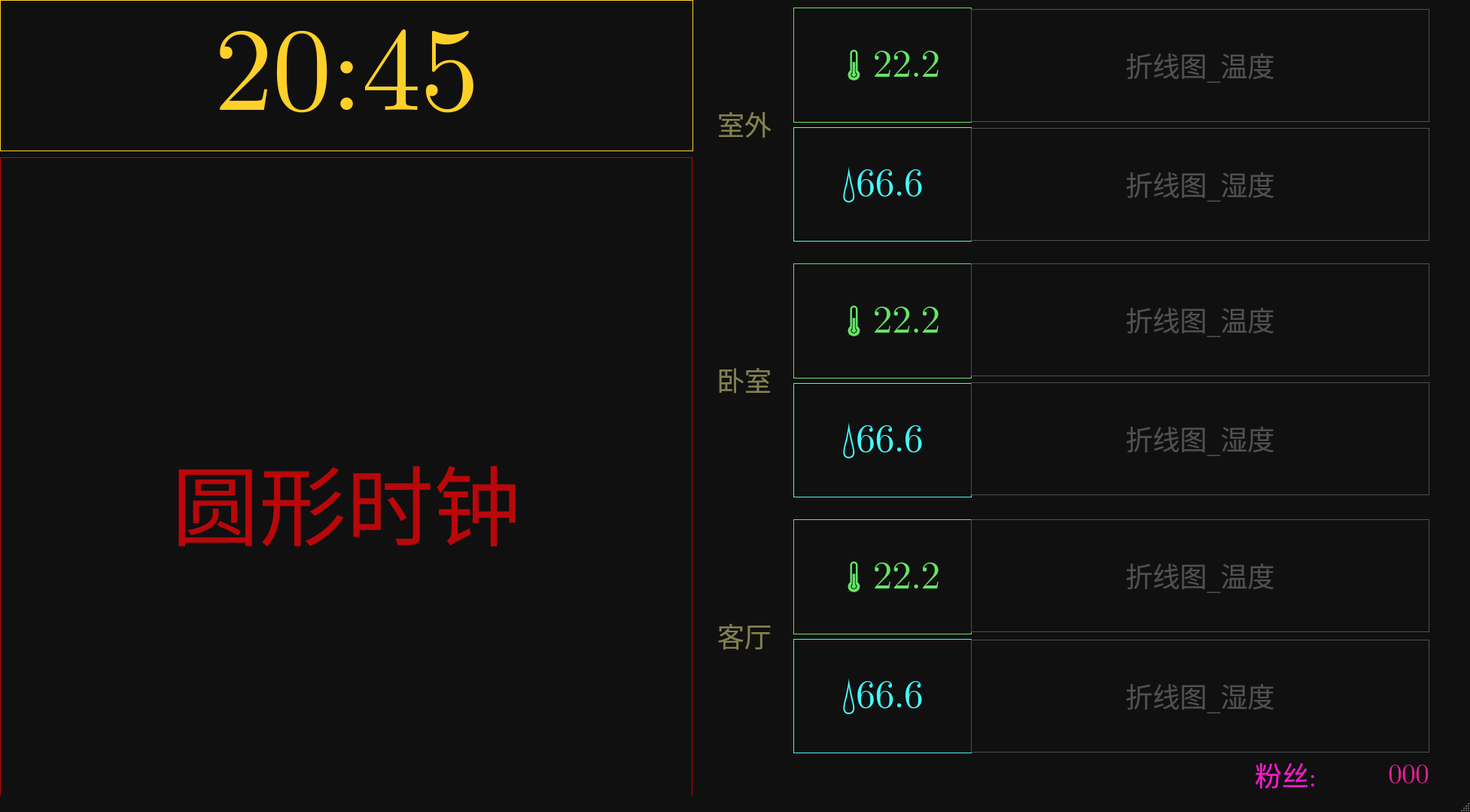
<?xml version="1.0" encoding="UTF-8"?>
<ui version="4.0">
 <class>MainWindow</class>
 <widget class="QMainWindow" name="MainWindow">
  <property name="geometry">
   <rect>
    <x>0</x>
    <y>0</y>
    <width>1953</width>
    <height>1079</height>
   </rect>
  </property>
  <property name="palette">
   <palette>
    <active>
     <colorrole role="Base">
      <brush brushstyle="SolidPattern">
       <color alpha="255">
        <red>255</red>
        <green>255</green>
        <blue>255</blue>
       </color>
      </brush>
     </colorrole>
     <colorrole role="Window">
      <brush brushstyle="SolidPattern">
       <color alpha="255">
        <red>16</red>
        <green>16</green>
        <blue>16</blue>
       </color>
      </brush>
     </colorrole>
    </active>
    <inactive>
     <colorrole role="Base">
      <brush brushstyle="SolidPattern">
       <color alpha="255">
        <red>255</red>
        <green>255</green>
        <blue>255</blue>
       </color>
      </brush>
     </colorrole>
     <colorrole role="Window">
      <brush brushstyle="SolidPattern">
       <color alpha="255">
        <red>16</red>
        <green>16</green>
        <blue>16</blue>
       </color>
      </brush>
     </colorrole>
    </inactive>
    <disabled>
     <colorrole role="Base">
      <brush brushstyle="SolidPattern">
       <color alpha="255">
        <red>16</red>
        <green>16</green>
        <blue>16</blue>
       </color>
      </brush>
     </colorrole>
     <colorrole role="Window">
      <brush brushstyle="SolidPattern">
       <color alpha="255">
        <red>16</red>
        <green>16</green>
        <blue>16</blue>
       </color>
      </brush>
     </colorrole>
    </disabled>
   </palette>
  </property>
  <property name="font">
   <font>
    <family>Segoe UI Emoji</family>
   </font>
  </property>
  <property name="windowTitle">
   <string>MainWindow</string>
  </property>
  <property name="styleSheet">
   <string notr="true"/>
  </property>
  <widget class="QWidget" name="centralwidget">
   <widget class="QLabel" name="label_clock">
    <property name="geometry">
     <rect>
      <x>0</x>
      <y>209</y>
      <width>920</width>
      <height>920</height>
     </rect>
    </property>
    <property name="palette">
     <palette>
      <active>
       <colorrole role="WindowText">
        <brush brushstyle="SolidPattern">
         <color alpha="255">
          <red>185</red>
          <green>7</green>
          <blue>10</blue>
         </color>
        </brush>
       </colorrole>
      </active>
      <inactive>
       <colorrole role="WindowText">
        <brush brushstyle="SolidPattern">
         <color alpha="255">
          <red>185</red>
          <green>7</green>
          <blue>10</blue>
         </color>
        </brush>
       </colorrole>
      </inactive>
      <disabled>
       <colorrole role="WindowText">
        <brush brushstyle="SolidPattern">
         <color alpha="255">
          <red>120</red>
          <green>120</green>
          <blue>120</blue>
         </color>
        </brush>
       </colorrole>
      </disabled>
     </palette>
    </property>
    <property name="font">
     <font>
      <family>Segoe UI Emoji</family>
      <pointsize>87</pointsize>
     </font>
    </property>
    <property name="styleSheet">
     <string notr="true"/>
    </property>
    <property name="frameShape">
     <enum>QFrame::Panel</enum>
    </property>
    <property name="text">
     <string>圆形时钟</string>
    </property>
    <property name="alignment">
     <set>Qt::AlignCenter</set>
    </property>
   </widget>
   <widget class="QLabel" name="label_clock_num">
    <property name="geometry">
     <rect>
      <x>0</x>
      <y>0</y>
      <width>921</width>
      <height>201</height>
     </rect>
    </property>
    <property name="palette">
     <palette>
      <active>
       <colorrole role="WindowText">
        <brush brushstyle="SolidPattern">
         <color alpha="255">
          <red>255</red>
          <green>208</green>
          <blue>39</blue>
         </color>
        </brush>
       </colorrole>
      </active>
      <inactive>
       <colorrole role="WindowText">
        <brush brushstyle="SolidPattern">
         <color alpha="255">
          <red>255</red>
          <green>208</green>
          <blue>39</blue>
         </color>
        </brush>
       </colorrole>
      </inactive>
      <disabled>
       <colorrole role="WindowText">
        <brush brushstyle="SolidPattern">
         <color alpha="255">
          <red>120</red>
          <green>120</green>
          <blue>120</blue>
         </color>
        </brush>
       </colorrole>
      </disabled>
     </palette>
    </property>
    <property name="font">
     <font>
      <family>Segoe UI Emoji</family>
      <pointsize>116</pointsize>
     </font>
    </property>
    <property name="styleSheet">
     <string notr="true"/>
    </property>
    <property name="frameShape">
     <enum>QFrame::Box</enum>
    </property>
    <property name="text">
     <string>20:45</string>
    </property>
    <property name="alignment">
     <set>Qt::AlignCenter</set>
    </property>
   </widget>
   <widget class="QWidget" name="horizontalLayoutWidget">
    <property name="geometry">
     <rect>
      <x>930</x>
      <y>10</y>
      <width>361</width>
      <height>311</height>
     </rect>
    </property>
    <layout class="QHBoxLayout" name="horizontalLayout_1" stretch="2,4">
     <item>
      <widget class="QLabel" name="label_STR_1">
       <property name="palette">
        <palette>
         <active>
          <colorrole role="WindowText">
           <brush brushstyle="SolidPattern">
            <color alpha="255">
             <red>130</red>
             <green>130</green>
             <blue>80</blue>
            </color>
           </brush>
          </colorrole>
         </active>
         <inactive>
          <colorrole role="WindowText">
           <brush brushstyle="SolidPattern">
            <color alpha="255">
             <red>130</red>
             <green>130</green>
             <blue>80</blue>
            </color>
           </brush>
          </colorrole>
         </inactive>
         <disabled>
          <colorrole role="WindowText">
           <brush brushstyle="SolidPattern">
            <color alpha="255">
             <red>120</red>
             <green>120</green>
             <blue>120</blue>
            </color>
           </brush>
          </colorrole>
         </disabled>
        </palette>
       </property>
       <property name="font">
        <font>
         <family>Segoe UI Emoji</family>
         <pointsize>27</pointsize>
        </font>
       </property>
       <property name="styleSheet">
        <string notr="true"/>
       </property>
       <property name="frameShape">
        <enum>QFrame::NoFrame</enum>
       </property>
       <property name="text">
        <string>室外</string>
       </property>
       <property name="alignment">
        <set>Qt::AlignCenter</set>
       </property>
      </widget>
     </item>
     <item>
      <layout class="QVBoxLayout" name="verticalLayout">
       <item>
        <widget class="QLabel" name="label_TNUM_1">
         <property name="palette">
          <palette>
           <active>
            <colorrole role="WindowText">
             <brush brushstyle="SolidPattern">
              <color alpha="255">
               <red>100</red>
               <green>230</green>
               <blue>100</blue>
              </color>
             </brush>
            </colorrole>
           </active>
           <inactive>
            <colorrole role="WindowText">
             <brush brushstyle="SolidPattern">
              <color alpha="255">
               <red>100</red>
               <green>230</green>
               <blue>100</blue>
              </color>
             </brush>
            </colorrole>
           </inactive>
           <disabled>
            <colorrole role="WindowText">
             <brush brushstyle="SolidPattern">
              <color alpha="255">
               <red>120</red>
               <green>120</green>
               <blue>120</blue>
              </color>
             </brush>
            </colorrole>
           </disabled>
          </palette>
         </property>
         <property name="font">
          <font>
           <family>Segoe UI Emoji</family>
           <pointsize>38</pointsize>
          </font>
         </property>
         <property name="styleSheet">
          <string notr="true"/>
         </property>
         <property name="frameShape">
          <enum>QFrame::Box</enum>
         </property>
         <property name="text">
          <string> 🌡22.2</string>
         </property>
         <property name="alignment">
          <set>Qt::AlignCenter</set>
         </property>
        </widget>
       </item>
       <item>
        <widget class="QLabel" name="label_HNUM_1">
         <property name="palette">
          <palette>
           <active>
            <colorrole role="WindowText">
             <brush brushstyle="SolidPattern">
              <color alpha="255">
               <red>65</red>
               <green>250</green>
               <blue>250</blue>
              </color>
             </brush>
            </colorrole>
           </active>
           <inactive>
            <colorrole role="WindowText">
             <brush brushstyle="SolidPattern">
              <color alpha="255">
               <red>65</red>
               <green>250</green>
               <blue>250</blue>
              </color>
             </brush>
            </colorrole>
           </inactive>
           <disabled>
            <colorrole role="WindowText">
             <brush brushstyle="SolidPattern">
              <color alpha="255">
               <red>120</red>
               <green>120</green>
               <blue>120</blue>
              </color>
             </brush>
            </colorrole>
           </disabled>
          </palette>
         </property>
         <property name="font">
          <font>
           <family>Segoe UI Emoji</family>
           <pointsize>38</pointsize>
          </font>
         </property>
         <property name="styleSheet">
          <string notr="true"/>
         </property>
         <property name="frameShape">
          <enum>QFrame::Box</enum>
         </property>
         <property name="text">
          <string>💧66.6</string>
         </property>
         <property name="alignment">
          <set>Qt::AlignCenter</set>
         </property>
        </widget>
       </item>
      </layout>
     </item>
    </layout>
   </widget>
   <widget class="QWidget" name="horizontalLayoutWidget_2">
    <property name="geometry">
     <rect>
      <x>930</x>
      <y>350</y>
      <width>361</width>
      <height>311</height>
     </rect>
    </property>
    <layout class="QHBoxLayout" name="horizontalLayout_3" stretch="2,4">
     <item>
      <widget class="QLabel" name="label_STR_2">
       <property name="palette">
        <palette>
         <active>
          <colorrole role="WindowText">
           <brush brushstyle="SolidPattern">
            <color alpha="255">
             <red>130</red>
             <green>130</green>
             <blue>80</blue>
            </color>
           </brush>
          </colorrole>
         </active>
         <inactive>
          <colorrole role="WindowText">
           <brush brushstyle="SolidPattern">
            <color alpha="255">
             <red>130</red>
             <green>130</green>
             <blue>80</blue>
            </color>
           </brush>
          </colorrole>
         </inactive>
         <disabled>
          <colorrole role="WindowText">
           <brush brushstyle="SolidPattern">
            <color alpha="255">
             <red>120</red>
             <green>120</green>
             <blue>120</blue>
            </color>
           </brush>
          </colorrole>
         </disabled>
        </palette>
       </property>
       <property name="font">
        <font>
         <family>Segoe UI Emoji</family>
         <pointsize>27</pointsize>
        </font>
       </property>
       <property name="styleSheet">
        <string notr="true"/>
       </property>
       <property name="frameShape">
        <enum>QFrame::NoFrame</enum>
       </property>
       <property name="text">
        <string>卧室</string>
       </property>
       <property name="alignment">
        <set>Qt::AlignCenter</set>
       </property>
      </widget>
     </item>
     <item>
      <layout class="QVBoxLayout" name="verticalLayout_5">
       <item>
        <widget class="QLabel" name="label_TNUM_2">
         <property name="palette">
          <palette>
           <active>
            <colorrole role="WindowText">
             <brush brushstyle="SolidPattern">
              <color alpha="255">
               <red>100</red>
               <green>230</green>
               <blue>100</blue>
              </color>
             </brush>
            </colorrole>
           </active>
           <inactive>
            <colorrole role="WindowText">
             <brush brushstyle="SolidPattern">
              <color alpha="255">
               <red>100</red>
               <green>230</green>
               <blue>100</blue>
              </color>
             </brush>
            </colorrole>
           </inactive>
           <disabled>
            <colorrole role="WindowText">
             <brush brushstyle="SolidPattern">
              <color alpha="255">
               <red>120</red>
               <green>120</green>
               <blue>120</blue>
              </color>
             </brush>
            </colorrole>
           </disabled>
          </palette>
         </property>
         <property name="font">
          <font>
           <family>Segoe UI Emoji</family>
           <pointsize>38</pointsize>
          </font>
         </property>
         <property name="styleSheet">
          <string notr="true"/>
         </property>
         <property name="frameShape">
          <enum>QFrame::Box</enum>
         </property>
         <property name="text">
          <string> 🌡22.2</string>
         </property>
         <property name="alignment">
          <set>Qt::AlignCenter</set>
         </property>
        </widget>
       </item>
       <item>
        <widget class="QLabel" name="label_HNUM_2">
         <property name="palette">
          <palette>
           <active>
            <colorrole role="WindowText">
             <brush brushstyle="SolidPattern">
              <color alpha="255">
               <red>65</red>
               <green>250</green>
               <blue>250</blue>
              </color>
             </brush>
            </colorrole>
           </active>
           <inactive>
            <colorrole role="WindowText">
             <brush brushstyle="SolidPattern">
              <color alpha="255">
               <red>65</red>
               <green>250</green>
               <blue>250</blue>
              </color>
             </brush>
            </colorrole>
           </inactive>
           <disabled>
            <colorrole role="WindowText">
             <brush brushstyle="SolidPattern">
              <color alpha="255">
               <red>120</red>
               <green>120</green>
               <blue>120</blue>
              </color>
             </brush>
            </colorrole>
           </disabled>
          </palette>
         </property>
         <property name="font">
          <font>
           <family>Segoe UI Emoji</family>
           <pointsize>38</pointsize>
          </font>
         </property>
         <property name="styleSheet">
          <string notr="true"/>
         </property>
         <property name="frameShape">
          <enum>QFrame::Box</enum>
         </property>
         <property name="text">
          <string>💧66.6</string>
         </property>
         <property name="alignment">
          <set>Qt::AlignCenter</set>
         </property>
        </widget>
       </item>
      </layout>
     </item>
    </layout>
   </widget>
   <widget class="QLabel" name="label_chartT_1">
    <property name="geometry">
     <rect>
      <x>1290</x>
      <y>12</y>
      <width>609</width>
      <height>150</height>
     </rect>
    </property>
    <property name="palette">
     <palette>
      <active>
       <colorrole role="WindowText">
        <brush brushstyle="SolidPattern">
         <color alpha="255">
          <red>80</red>
          <green>80</green>
          <blue>80</blue>
         </color>
        </brush>
       </colorrole>
      </active>
      <inactive>
       <colorrole role="WindowText">
        <brush brushstyle="SolidPattern">
         <color alpha="255">
          <red>80</red>
          <green>80</green>
          <blue>80</blue>
         </color>
        </brush>
       </colorrole>
      </inactive>
      <disabled>
       <colorrole role="WindowText">
        <brush brushstyle="SolidPattern">
         <color alpha="255">
          <red>120</red>
          <green>120</green>
          <blue>120</blue>
         </color>
        </brush>
       </colorrole>
      </disabled>
     </palette>
    </property>
    <property name="font">
     <font>
      <family>Segoe UI Emoji</family>
      <pointsize>27</pointsize>
     </font>
    </property>
    <property name="styleSheet">
     <string notr="true"/>
    </property>
    <property name="frameShape">
     <enum>QFrame::Box</enum>
    </property>
    <property name="text">
     <string>折线图_温度</string>
    </property>
    <property name="alignment">
     <set>Qt::AlignCenter</set>
    </property>
   </widget>
   <widget class="QWidget" name="horizontalLayoutWidget_3">
    <property name="geometry">
     <rect>
      <x>1629</x>
      <y>1000</y>
      <width>321</width>
      <height>61</height>
     </rect>
    </property>
    <layout class="QHBoxLayout" name="horizontalLayout_2">
     <item>
      <widget class="QLabel" name="label_STR4">
       <property name="palette">
        <palette>
         <active>
          <colorrole role="WindowText">
           <brush brushstyle="SolidPattern">
            <color alpha="255">
             <red>253</red>
             <green>26</green>
             <blue>204</blue>
            </color>
           </brush>
          </colorrole>
         </active>
         <inactive>
          <colorrole role="WindowText">
           <brush brushstyle="SolidPattern">
            <color alpha="255">
             <red>253</red>
             <green>26</green>
             <blue>204</blue>
            </color>
           </brush>
          </colorrole>
         </inactive>
         <disabled>
          <colorrole role="WindowText">
           <brush brushstyle="SolidPattern">
            <color alpha="255">
             <red>120</red>
             <green>120</green>
             <blue>120</blue>
            </color>
           </brush>
          </colorrole>
         </disabled>
        </palette>
       </property>
       <property name="font">
        <font>
         <family>Segoe UI Emoji</family>
         <pointsize>27</pointsize>
        </font>
       </property>
       <property name="styleSheet">
        <string notr="true"/>
       </property>
       <property name="frameShape">
        <enum>QFrame::NoFrame</enum>
       </property>
       <property name="text">
        <string>粉丝:</string>
       </property>
       <property name="alignment">
        <set>Qt::AlignCenter</set>
       </property>
      </widget>
     </item>
     <item>
      <widget class="QLabel" name="label_up_fans">
       <property name="palette">
        <palette>
         <active>
          <colorrole role="WindowText">
           <brush brushstyle="SolidPattern">
            <color alpha="255">
             <red>230</red>
             <green>31</green>
             <blue>150</blue>
            </color>
           </brush>
          </colorrole>
         </active>
         <inactive>
          <colorrole role="WindowText">
           <brush brushstyle="SolidPattern">
            <color alpha="255">
             <red>230</red>
             <green>31</green>
             <blue>150</blue>
            </color>
           </brush>
          </colorrole>
         </inactive>
         <disabled>
          <colorrole role="WindowText">
           <brush brushstyle="SolidPattern">
            <color alpha="255">
             <red>120</red>
             <green>120</green>
             <blue>120</blue>
            </color>
           </brush>
          </colorrole>
         </disabled>
        </palette>
       </property>
       <property name="font">
        <font>
         <family>Segoe UI Emoji</family>
         <pointsize>27</pointsize>
        </font>
       </property>
       <property name="styleSheet">
        <string notr="true"/>
       </property>
       <property name="frameShape">
        <enum>QFrame::NoFrame</enum>
       </property>
       <property name="text">
        <string>000</string>
       </property>
       <property name="alignment">
        <set>Qt::AlignCenter</set>
       </property>
      </widget>
     </item>
    </layout>
   </widget>
   <widget class="QWidget" name="horizontalLayoutWidget_4">
    <property name="geometry">
     <rect>
      <x>930</x>
      <y>690</y>
      <width>361</width>
      <height>311</height>
     </rect>
    </property>
    <layout class="QHBoxLayout" name="horizontalLayout_4" stretch="2,4">
     <item>
      <widget class="QLabel" name="label_STR3">
       <property name="palette">
        <palette>
         <active>
          <colorrole role="WindowText">
           <brush brushstyle="SolidPattern">
            <color alpha="255">
             <red>130</red>
             <green>130</green>
             <blue>80</blue>
            </color>
           </brush>
          </colorrole>
         </active>
         <inactive>
          <colorrole role="WindowText">
           <brush brushstyle="SolidPattern">
            <color alpha="255">
             <red>130</red>
             <green>130</green>
             <blue>80</blue>
            </color>
           </brush>
          </colorrole>
         </inactive>
         <disabled>
          <colorrole role="WindowText">
           <brush brushstyle="SolidPattern">
            <color alpha="255">
             <red>120</red>
             <green>120</green>
             <blue>120</blue>
            </color>
           </brush>
          </colorrole>
         </disabled>
        </palette>
       </property>
       <property name="font">
        <font>
         <family>Segoe UI Emoji</family>
         <pointsize>27</pointsize>
        </font>
       </property>
       <property name="styleSheet">
        <string notr="true"/>
       </property>
       <property name="frameShape">
        <enum>QFrame::NoFrame</enum>
       </property>
       <property name="text">
        <string>客厅</string>
       </property>
       <property name="alignment">
        <set>Qt::AlignCenter</set>
       </property>
      </widget>
     </item>
     <item>
      <layout class="QVBoxLayout" name="verticalLayout_4">
       <item>
        <widget class="QLabel" name="label_TNUM_3">
         <property name="palette">
          <palette>
           <active>
            <colorrole role="WindowText">
             <brush brushstyle="SolidPattern">
              <color alpha="255">
               <red>100</red>
               <green>230</green>
               <blue>100</blue>
              </color>
             </brush>
            </colorrole>
           </active>
           <inactive>
            <colorrole role="WindowText">
             <brush brushstyle="SolidPattern">
              <color alpha="255">
               <red>100</red>
               <green>230</green>
               <blue>100</blue>
              </color>
             </brush>
            </colorrole>
           </inactive>
           <disabled>
            <colorrole role="WindowText">
             <brush brushstyle="SolidPattern">
              <color alpha="255">
               <red>120</red>
               <green>120</green>
               <blue>120</blue>
              </color>
             </brush>
            </colorrole>
           </disabled>
          </palette>
         </property>
         <property name="font">
          <font>
           <family>Segoe UI Emoji</family>
           <pointsize>38</pointsize>
          </font>
         </property>
         <property name="styleSheet">
          <string notr="true"/>
         </property>
         <property name="frameShape">
          <enum>QFrame::Box</enum>
         </property>
         <property name="text">
          <string> 🌡22.2</string>
         </property>
         <property name="alignment">
          <set>Qt::AlignCenter</set>
         </property>
        </widget>
       </item>
       <item>
        <widget class="QLabel" name="label_HNUM_3">
         <property name="palette">
          <palette>
           <active>
            <colorrole role="WindowText">
             <brush brushstyle="SolidPattern">
              <color alpha="255">
               <red>65</red>
               <green>250</green>
               <blue>250</blue>
              </color>
             </brush>
            </colorrole>
           </active>
           <inactive>
            <colorrole role="WindowText">
             <brush brushstyle="SolidPattern">
              <color alpha="255">
               <red>65</red>
               <green>250</green>
               <blue>250</blue>
              </color>
             </brush>
            </colorrole>
           </inactive>
           <disabled>
            <colorrole role="WindowText">
             <brush brushstyle="SolidPattern">
              <color alpha="255">
               <red>120</red>
               <green>120</green>
               <blue>120</blue>
              </color>
             </brush>
            </colorrole>
           </disabled>
          </palette>
         </property>
         <property name="font">
          <font>
           <family>Segoe UI Emoji</family>
           <pointsize>38</pointsize>
          </font>
         </property>
         <property name="styleSheet">
          <string notr="true"/>
         </property>
         <property name="frameShape">
          <enum>QFrame::Box</enum>
         </property>
         <property name="text">
          <string>💧66.6</string>
         </property>
         <property name="alignment">
          <set>Qt::AlignCenter</set>
         </property>
        </widget>
       </item>
      </layout>
     </item>
    </layout>
   </widget>
   <widget class="QLabel" name="label_chartH_1">
    <property name="geometry">
     <rect>
      <x>1290</x>
      <y>170</y>
      <width>609</width>
      <height>150</height>
     </rect>
    </property>
    <property name="palette">
     <palette>
      <active>
       <colorrole role="WindowText">
        <brush brushstyle="SolidPattern">
         <color alpha="255">
          <red>80</red>
          <green>80</green>
          <blue>80</blue>
         </color>
        </brush>
       </colorrole>
      </active>
      <inactive>
       <colorrole role="WindowText">
        <brush brushstyle="SolidPattern">
         <color alpha="255">
          <red>80</red>
          <green>80</green>
          <blue>80</blue>
         </color>
        </brush>
       </colorrole>
      </inactive>
      <disabled>
       <colorrole role="WindowText">
        <brush brushstyle="SolidPattern">
         <color alpha="255">
          <red>120</red>
          <green>120</green>
          <blue>120</blue>
         </color>
        </brush>
       </colorrole>
      </disabled>
     </palette>
    </property>
    <property name="font">
     <font>
      <family>Segoe UI Emoji</family>
      <pointsize>27</pointsize>
     </font>
    </property>
    <property name="styleSheet">
     <string notr="true"/>
    </property>
    <property name="frameShape">
     <enum>QFrame::Box</enum>
    </property>
    <property name="text">
     <string>折线图_湿度</string>
    </property>
    <property name="alignment">
     <set>Qt::AlignCenter</set>
    </property>
   </widget>
   <widget class="QLabel" name="label_chartH_2">
    <property name="geometry">
     <rect>
      <x>1290</x>
      <y>508</y>
      <width>609</width>
      <height>150</height>
     </rect>
    </property>
    <property name="palette">
     <palette>
      <active>
       <colorrole role="WindowText">
        <brush brushstyle="SolidPattern">
         <color alpha="255">
          <red>80</red>
          <green>80</green>
          <blue>80</blue>
         </color>
        </brush>
       </colorrole>
      </active>
      <inactive>
       <colorrole role="WindowText">
        <brush brushstyle="SolidPattern">
         <color alpha="255">
          <red>80</red>
          <green>80</green>
          <blue>80</blue>
         </color>
        </brush>
       </colorrole>
      </inactive>
      <disabled>
       <colorrole role="WindowText">
        <brush brushstyle="SolidPattern">
         <color alpha="255">
          <red>120</red>
          <green>120</green>
          <blue>120</blue>
         </color>
        </brush>
       </colorrole>
      </disabled>
     </palette>
    </property>
    <property name="font">
     <font>
      <family>Segoe UI Emoji</family>
      <pointsize>27</pointsize>
     </font>
    </property>
    <property name="styleSheet">
     <string notr="true"/>
    </property>
    <property name="frameShape">
     <enum>QFrame::Box</enum>
    </property>
    <property name="text">
     <string>折线图_湿度</string>
    </property>
    <property name="alignment">
     <set>Qt::AlignCenter</set>
    </property>
   </widget>
   <widget class="QLabel" name="label_chartT_2">
    <property name="geometry">
     <rect>
      <x>1290</x>
      <y>350</y>
      <width>609</width>
      <height>150</height>
     </rect>
    </property>
    <property name="palette">
     <palette>
      <active>
       <colorrole role="WindowText">
        <brush brushstyle="SolidPattern">
         <color alpha="255">
          <red>80</red>
          <green>80</green>
          <blue>80</blue>
         </color>
        </brush>
       </colorrole>
      </active>
      <inactive>
       <colorrole role="WindowText">
        <brush brushstyle="SolidPattern">
         <color alpha="255">
          <red>80</red>
          <green>80</green>
          <blue>80</blue>
         </color>
        </brush>
       </colorrole>
      </inactive>
      <disabled>
       <colorrole role="WindowText">
        <brush brushstyle="SolidPattern">
         <color alpha="255">
          <red>120</red>
          <green>120</green>
          <blue>120</blue>
         </color>
        </brush>
       </colorrole>
      </disabled>
     </palette>
    </property>
    <property name="font">
     <font>
      <family>Segoe UI Emoji</family>
      <pointsize>27</pointsize>
     </font>
    </property>
    <property name="styleSheet">
     <string notr="true"/>
    </property>
    <property name="frameShape">
     <enum>QFrame::Box</enum>
    </property>
    <property name="text">
     <string>折线图_温度</string>
    </property>
    <property name="alignment">
     <set>Qt::AlignCenter</set>
    </property>
   </widget>
   <widget class="QLabel" name="label_chartT_3">
    <property name="geometry">
     <rect>
      <x>1290</x>
      <y>690</y>
      <width>609</width>
      <height>150</height>
     </rect>
    </property>
    <property name="palette">
     <palette>
      <active>
       <colorrole role="WindowText">
        <brush brushstyle="SolidPattern">
         <color alpha="255">
          <red>80</red>
          <green>80</green>
          <blue>80</blue>
         </color>
        </brush>
       </colorrole>
      </active>
      <inactive>
       <colorrole role="WindowText">
        <brush brushstyle="SolidPattern">
         <color alpha="255">
          <red>80</red>
          <green>80</green>
          <blue>80</blue>
         </color>
        </brush>
       </colorrole>
      </inactive>
      <disabled>
       <colorrole role="WindowText">
        <brush brushstyle="SolidPattern">
         <color alpha="255">
          <red>120</red>
          <green>120</green>
          <blue>120</blue>
         </color>
        </brush>
       </colorrole>
      </disabled>
     </palette>
    </property>
    <property name="font">
     <font>
      <family>Segoe UI Emoji</family>
      <pointsize>27</pointsize>
     </font>
    </property>
    <property name="styleSheet">
     <string notr="true"/>
    </property>
    <property name="frameShape">
     <enum>QFrame::Box</enum>
    </property>
    <property name="text">
     <string>折线图_温度</string>
    </property>
    <property name="alignment">
     <set>Qt::AlignCenter</set>
    </property>
   </widget>
   <widget class="QLabel" name="label_chartH_3">
    <property name="geometry">
     <rect>
      <x>1290</x>
      <y>850</y>
      <width>609</width>
      <height>150</height>
     </rect>
    </property>
    <property name="palette">
     <palette>
      <active>
       <colorrole role="WindowText">
        <brush brushstyle="SolidPattern">
         <color alpha="255">
          <red>80</red>
          <green>80</green>
          <blue>80</blue>
         </color>
        </brush>
       </colorrole>
      </active>
      <inactive>
       <colorrole role="WindowText">
        <brush brushstyle="SolidPattern">
         <color alpha="255">
          <red>80</red>
          <green>80</green>
          <blue>80</blue>
         </color>
        </brush>
       </colorrole>
      </inactive>
      <disabled>
       <colorrole role="WindowText">
        <brush brushstyle="SolidPattern">
         <color alpha="255">
          <red>120</red>
          <green>120</green>
          <blue>120</blue>
         </color>
        </brush>
       </colorrole>
      </disabled>
     </palette>
    </property>
    <property name="font">
     <font>
      <family>Segoe UI Emoji</family>
      <pointsize>27</pointsize>
     </font>
    </property>
    <property name="styleSheet">
     <string notr="true"/>
    </property>
    <property name="frameShape">
     <enum>QFrame::Box</enum>
    </property>
    <property name="text">
     <string>折线图_湿度</string>
    </property>
    <property name="alignment">
     <set>Qt::AlignCenter</set>
    </property>
   </widget>
  </widget>
  <widget class="QMenuBar" name="menubar">
   <property name="geometry">
    <rect>
     <x>0</x>
     <y>0</y>
     <width>1953</width>
     <height>22</height>
    </rect>
   </property>
  </widget>
  <widget class="QStatusBar" name="statusbar"/>
 </widget>
 <resources/>
 <connections/>
</ui>
